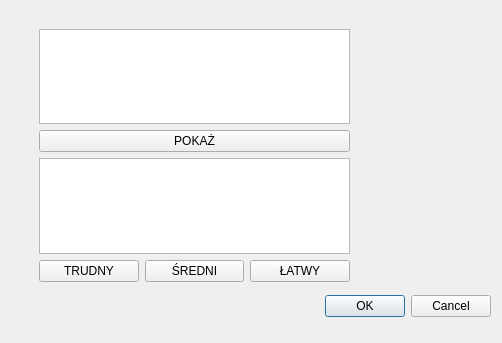
<?xml version="1.0" encoding="UTF-8"?>
<ui version="4.0">
 <class>LearnWindow</class>
 <widget class="QDialog" name="LearnWindow">
  <property name="geometry">
   <rect>
    <x>0</x>
    <y>0</y>
    <width>502</width>
    <height>343</height>
   </rect>
  </property>
  <property name="windowTitle">
   <string>Dialog</string>
  </property>
  <widget class="QDialogButtonBox" name="buttonBox">
   <property name="geometry">
    <rect>
     <x>150</x>
     <y>290</y>
     <width>341</width>
     <height>32</height>
    </rect>
   </property>
   <property name="orientation">
    <enum>Qt::Horizontal</enum>
   </property>
   <property name="standardButtons">
    <set>QDialogButtonBox::Cancel|QDialogButtonBox::Ok</set>
   </property>
  </widget>
  <widget class="QWidget" name="verticalLayoutWidget">
   <property name="geometry">
    <rect>
     <x>39</x>
     <y>29</y>
     <width>311</width>
     <height>253</height>
    </rect>
   </property>
   <layout class="QVBoxLayout" name="verticalLayout">
    <item>
     <widget class="QListWidget" name="listWidget"/>
    </item>
    <item>
     <widget class="QPushButton" name="pushButton">
      <property name="text">
       <string>POKAŻ</string>
      </property>
     </widget>
    </item>
    <item>
     <widget class="QListView" name="listView"/>
    </item>
    <item>
     <layout class="QHBoxLayout" name="horizontalLayout">
      <item>
       <widget class="QPushButton" name="pushButton_4">
        <property name="text">
         <string>TRUDNY</string>
        </property>
       </widget>
      </item>
      <item>
       <widget class="QPushButton" name="pushButton_3">
        <property name="text">
         <string>ŚREDNI</string>
        </property>
       </widget>
      </item>
      <item>
       <widget class="QPushButton" name="pushButton_2">
        <property name="text">
         <string>ŁATWY</string>
        </property>
       </widget>
      </item>
     </layout>
    </item>
   </layout>
  </widget>
 </widget>
 <resources/>
 <connections>
  <connection>
   <sender>buttonBox</sender>
   <signal>accepted()</signal>
   <receiver>LearnWindow</receiver>
   <slot>accept()</slot>
   <hints>
    <hint type="sourcelabel">
     <x>248</x>
     <y>254</y>
    </hint>
    <hint type="destinationlabel">
     <x>157</x>
     <y>274</y>
    </hint>
   </hints>
  </connection>
  <connection>
   <sender>buttonBox</sender>
   <signal>rejected()</signal>
   <receiver>LearnWindow</receiver>
   <slot>reject()</slot>
   <hints>
    <hint type="sourcelabel">
     <x>316</x>
     <y>260</y>
    </hint>
    <hint type="destinationlabel">
     <x>286</x>
     <y>274</y>
    </hint>
   </hints>
  </connection>
 </connections>
</ui>
